Frame 1 (no input): blank canvas, image omitted
Frame 60 (no input): blank canvas, image omitted
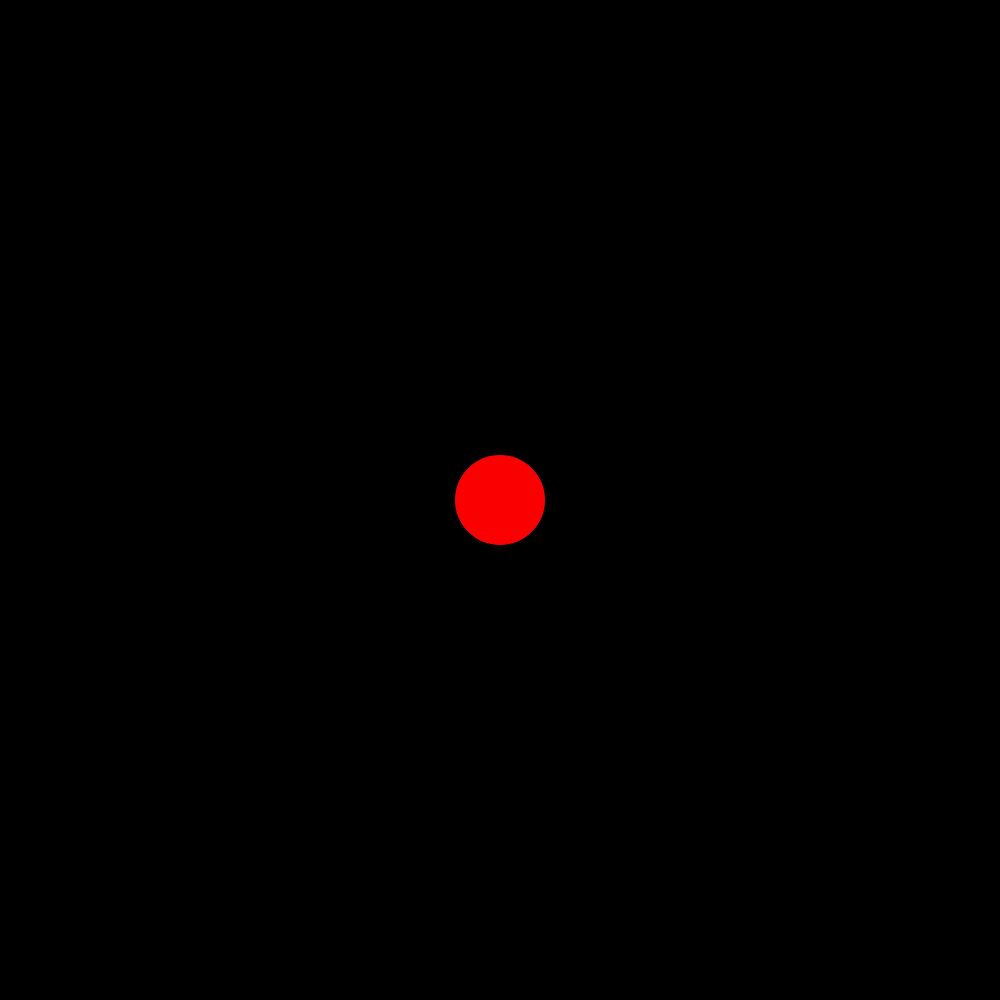
Frame 120 (the mouse pressed at the canvas centre since frame 60)

The p5.js sketch whose frames 1 and 60 were blank and that drew this single picture after the mouse press (run headless with seeded random() and noise() and a simulated clock; from frame 60 on, the mouse is pressed at the canvas centre):

// p5.js sketch
// ── sketch.js
function setup() {
  createCanvas(1000,1000);
}

function draw() {
  background(0);
  strokeWeight(5);
  noFill();
  
  if(mouseX > 250) {
    fill(250,0,0);
  }
  if(mouseX > 500) {
    fill(0,255,0);
  }
  if(mouseX > 750) {
    fill(0,0,255);
  }  

  if(mouseY > 0) {
   strokeWeight(7.5);
  }
  if(mouseY > 250) {
    strokeWeight(10);
  }
  if(mouseY > 500) {
   strokeWeight(12.5);
  }
  if(mouseY > 750) {
    strokeWeight(15);
  }
  ellipse(mouseX,mouseY,100);
}
function windowResized() {
  resizeCanvas(windowWidth,windowHeight);
}
